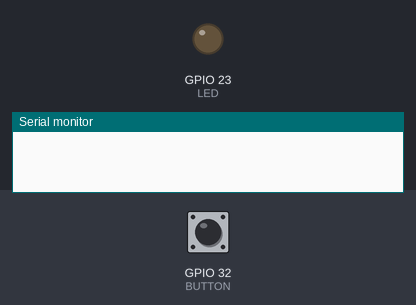
Recording of a sketch running on a simulated ESP32. Shown: output pins drawn as LEDs (lit = HIGH), the last lines printed to the serial monitor. The inputs (shaded band) are chosen by the test bench; at power-on: GPIO 32 (BUTTON) HIGH.

Above: at 1.2 s.
1.3 s: GPIO 32 (BUTTON) pulled LOW for 0.15 s
At 1.37 s:
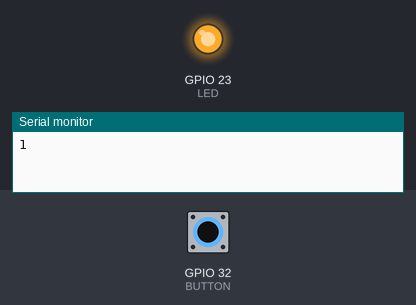
2.9 s: GPIO 32 (BUTTON) pulled LOW for 3.2 s
At 6.6 s:
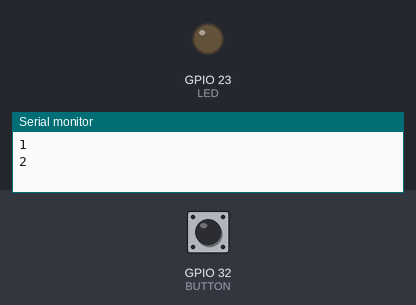
Timing chart, 0 to 8.1 s (numbered marks = the images above; inputs shaded):
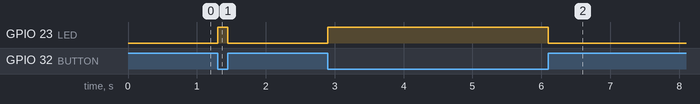

Measured:
- after the input at 1.3 s, GPIO 23 (LED): LOW → HIGH at once, → LOW 0.15 s later
- after the input at 2.9 s, GPIO 23 (LED): LOW → HIGH at once, → LOW 3.2 s later

The sketch:

1.3.ino
```cpp
#define LED     23
#define BUTTON  32

int count = 0;               // Initialize count to 0
bool buttonstate = false;    // Current button state
bool buttonlaststate = true; // Previous button state

void setup() {
  pinMode(BUTTON, INPUT);    // Set the button pin to input mode
  pinMode(LED, OUTPUT);      // Set the LED pin to output mode
  Serial.begin(9600);        // Start serial communication at 9600 baud
}

void loop() {
  buttonstate = digitalRead(BUTTON); // Read the button state         0 1 0

  if (buttonstate == LOW) {         // Check if the button is pressed (active LOW)
    digitalWrite(LED, HIGH);
    if (buttonstate != buttonlaststate) { // Detect button state change
      count++;
      Serial.println(count);         // Print the count to the Serial Monitor
    }
  } else {
    digitalWrite(LED, LOW);         // Turn the LED off
  }

  buttonlaststate = buttonstate;    // Update the last button state   1 0 1
}
```
